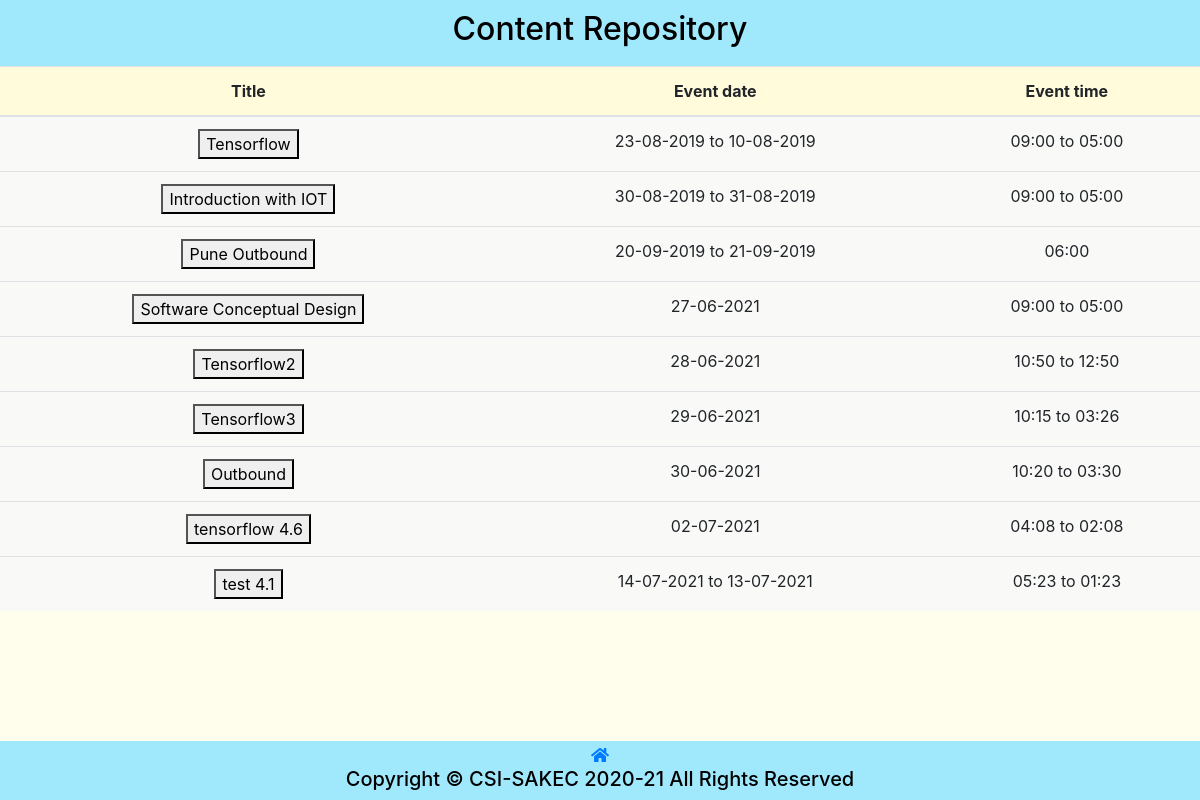
Screenshot of /content_repository.php with the database file from the repository.
### tables this page shows
CREATE TABLE `event` (
  `id` int(11) NOT NULL,
  `title` varchar(225) NOT NULL,
  `subtitle` varchar(255) NOT NULL,
  `banner` varchar(256) NOT NULL,
  `e_from_date` date NOT NULL,
  `e_to_date` date NOT NULL,
  `e_from_time` time NOT NULL,
  `e_to_time` time NOT NULL,
  `e_description` text NOT NULL,
  `fee_m` int(5) NOT NULL,
  `fee` int(5) NOT NULL,
  `live` tinyint(1) NOT NULL,
  `feedback` tinyint(4) NOT NULL,
  `selfie` tinyint(4) NOT NULL
);

### content_repository.php (the view, shortened to what this page needs)
<!DOCTYPE html>
<html lang="en" xmlns="http://www.w3.org/1999/xhtml">
<head>
    <link rel="stylesheet" href="https://cdn.jsdelivr.net/npm/bootstrap@4.5.3/dist/css/bootstrap.min.css">
	<link rel="stylesheet" href="https://cdnjs.cloudflare.com/ajax/libs/animate.css/4.1.1/animate.min.css" />
	<link rel="stylesheet" href="https://use.fontawesome.com/releases/v5.8.2/css/all.css">
    <link rel="stylesheet" href="css/attendance.css?v=<?php echo time(); ?>">
</head>
<body>
    <header>
        <h2 style="text-align: center;">Content Repository</h2>
    </header>
    <table class="table">
        <thead class="table-head">
            <tr>
                <th scope="col">Title</th>
                <th>Event date</th>
                <th>Event time</th>
            </tr>
        </thead>
        <tbody>
            <div class="table-content" style="font-size: large;">
            <?php
                require_once "config.php";
                        $sql = "SELECT * FROM `event`";
                        $query = mysqli_query($conn, $sql);
                        if (mysqli_num_rows($query) > 0) {
                            while ($row = mysqli_fetch_assoc($query)) {
            ?>
                        <tr>
                            <td>
                                <form action="eventimages.php" method="POST">
                                    <button type="submit" name = "event"><?php echo $row['title']; ?></button>
                                </form>
                            </td>
                            <td>
                                <?php
                                    if($row['e_from_date']!=$row['e_to_date']){
                                        echo date("d-m-Y",strtotime($row['e_from_date']))." to ".date("d-m-Y",strtotime($row['e_to_date']));
                                    }
                                    else{
                                        echo date("d-m-Y",strtotime($row['e_from_date']));
                                    }
                                ?>
                            </td>
                            <td>
                                <?php
                                if($row['e_from_time']!=$row['e_to_time']){
                                    echo date("h:i",strtotime($row['e_from_time']))." to ".date("h:i",strtotime($row['e_to_time']));
                                }
                                else{
                                    echo date("h:i",strtotime($row['e_from_time']));
                                }
                                ?>
                            </td>
                        </tr>
            <?php
                            }
                        } else {
                            echo "<td>No Record Found</td><td/><td/><td/><td/><td/><td/><td/><td/><td/>";
                        }
            ?>
            </div>
        </tbody>
    </table>
    <div class="spacer" style="height:30px;"></div>
    <div class="spacer" style="height:10px;"></div>
    <div class="footer">
        <div class="spacer" style="height:2px;"></div>
        <a href="index.php"><i class="fas fa-home"></i></a>
        <h5>Copyright &copy; CSI-SAKEC 2020-21 All Rights Reserved</h5>
    </div>
</body>
</html>

### css/attendance.css (style rules this page uses)
body { text-align: center; background-color: #fffdeb; font-family: -apple-system,BlinkMacSystemFont,"Segoe UI",Roboto,"Helvetica Neue",Arial,"Noto Sans",sans-serif,"Apple Color Emoji","Segoe UI Emoji","Segoe UI Symbol","Noto Color Emoji"; margin: 0; color: white; padding: 0; color: black; }
header { color: black; background-color: #a0e9fd; padding: 10px; }
.footer { text-align: center; background-color: #a0e9fd; left: 0; bottom: 0; width: 100%; }
.table thead th { vertical-align: bottom; border-bottom: 2px solid #dee2e6; background: #fffbdb; }
.table { width: 100%; margin-bottom: 1rem; color: #212529; background: #f9f9f7; }
@media only screen and (min-width: 600px) { .footer { position: fixed; } }

### rows the page displays
event: title "Tensorflow", e_from_date "23-08-2019", e_to_date "10-08-2019", e_from_time "09:00", e_to_time "05:00"
event: title "Introduction with IOT", e_from_date "30-08-2019", e_to_date "31-08-2019", e_from_time "09:00", e_to_time "05:00"
event: title "Pune Outbound", e_from_date "20-09-2019", e_to_date "21-09-2019", e_from_time "06:00"
event: title "Software Conceptual Design", e_from_date "27-06-2021", e_from_time "09:00", e_to_time "05:00"
event: title "Tensorflow2", e_from_date "28-06-2021", e_from_time "10:50", e_to_time "12:50"
event: title "Tensorflow3", e_from_date "29-06-2021", e_from_time "10:15", e_to_time "03:26"
event: title "Outbound", e_from_date "30-06-2021", e_from_time "10:20", e_to_time "03:30"
event: title "tensorflow 4.6", e_from_date "02-07-2021", e_from_time "04:08", e_to_time "02:08"
event: title "test 4.1", e_from_date "14-07-2021", e_to_date "13-07-2021", e_from_time "05:23", e_to_time "01:23"
